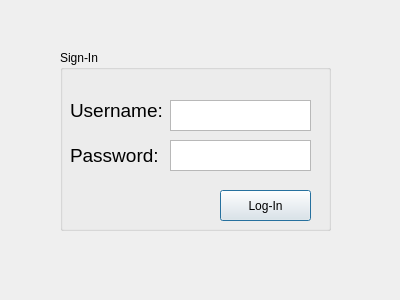
<?xml version="1.0" encoding="UTF-8"?>
<ui version="4.0">
 <class>TeachLogin</class>
 <widget class="QDialog" name="TeachLogin">
  <property name="geometry">
   <rect>
    <x>0</x>
    <y>0</y>
    <width>400</width>
    <height>300</height>
   </rect>
  </property>
  <property name="windowTitle">
   <string>Dialog</string>
  </property>
  <widget class="QGroupBox" name="groupBox">
   <property name="geometry">
    <rect>
     <x>60</x>
     <y>50</y>
     <width>271</width>
     <height>181</height>
    </rect>
   </property>
   <property name="title">
    <string>Sign-In</string>
   </property>
   <widget class="QLabel" name="label">
    <property name="geometry">
     <rect>
      <x>10</x>
      <y>40</y>
      <width>111</width>
      <height>41</height>
     </rect>
    </property>
    <property name="font">
     <font>
      <family>Nirmala UI</family>
      <pointsize>14</pointsize>
     </font>
    </property>
    <property name="text">
     <string>Username:</string>
    </property>
   </widget>
   <widget class="QLabel" name="label_2">
    <property name="geometry">
     <rect>
      <x>10</x>
      <y>90</y>
      <width>101</width>
      <height>31</height>
     </rect>
    </property>
    <property name="font">
     <font>
      <family>Nirmala UI</family>
      <pointsize>14</pointsize>
     </font>
    </property>
    <property name="text">
     <string>Password:</string>
    </property>
   </widget>
   <widget class="QTextEdit" name="textEdit">
    <property name="geometry">
     <rect>
      <x>110</x>
      <y>50</y>
      <width>141</width>
      <height>31</height>
     </rect>
    </property>
   </widget>
   <widget class="QTextEdit" name="textEdit_2">
    <property name="geometry">
     <rect>
      <x>110</x>
      <y>90</y>
      <width>141</width>
      <height>31</height>
     </rect>
    </property>
   </widget>
   <widget class="QPushButton" name="pushButton">
    <property name="geometry">
     <rect>
      <x>160</x>
      <y>140</y>
      <width>91</width>
      <height>31</height>
     </rect>
    </property>
    <property name="text">
     <string>Log-In</string>
    </property>
   </widget>
  </widget>
 </widget>
 <resources/>
 <connections/>
</ui>
